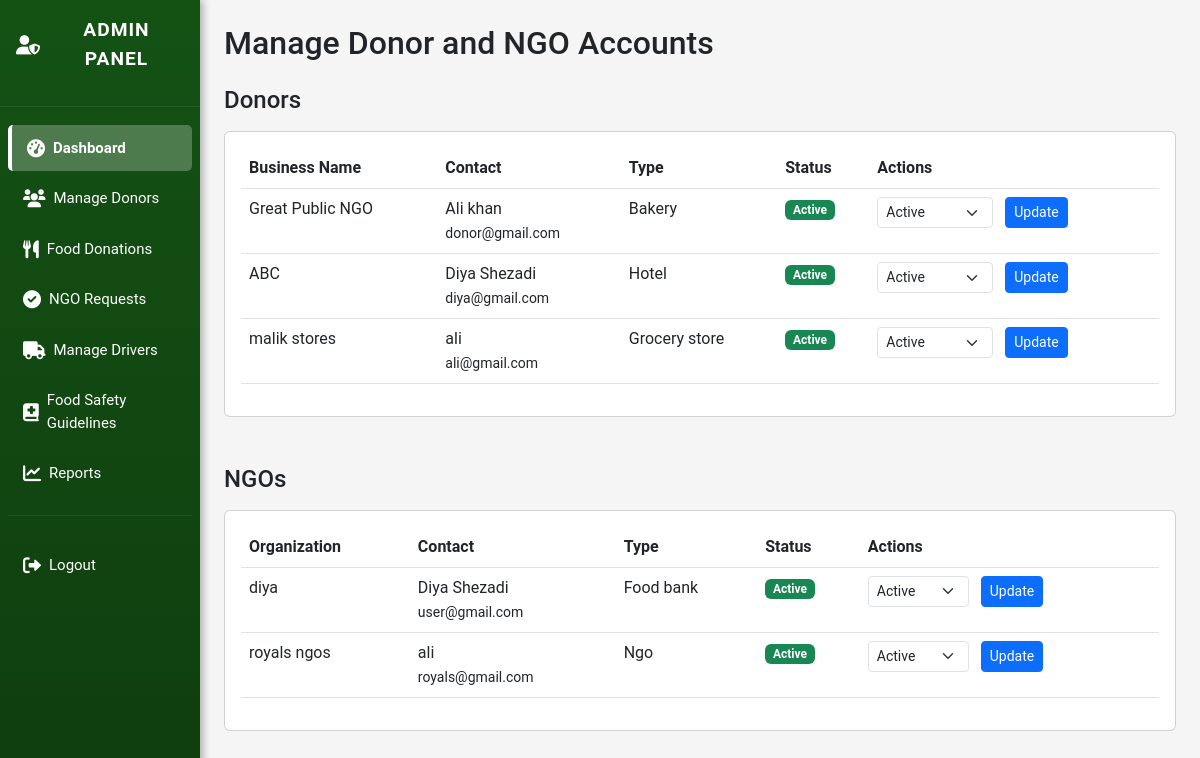
The page /admin_manage_accounts.php (signed in) on the database its author committed.
### tables this page shows
CREATE TABLE `donors` (
  `id` int(11) NOT NULL,
  `user_id` int(11) DEFAULT NULL,
  `business_name` varchar(255) NOT NULL,
  `contact_name` varchar(255) NOT NULL,
  `email` varchar(255) NOT NULL,
  `phone` varchar(20) NOT NULL,
  `business_type` enum('restaurant','grocery_store','bakery','catering','hotel','cafe','individual','other') NOT NULL,
  `address` text NOT NULL,
  `description` text DEFAULT NULL,
  `password` varchar(255) NOT NULL,
  `business_license` varchar(255) DEFAULT NULL,
  `operating_hours` longtext DEFAULT NULL CHECK (json_valid(`operating_hours`)),
  `status` enum('active','inactive','suspended') DEFAULT 'active',
  `email_verified` tinyint(1) DEFAULT 0,
  `created_at` timestamp NOT NULL DEFAULT current_timestamp(),
  `updated_at` timestamp NOT NULL DEFAULT current_timestamp() ON UPDATE current_timestamp(),
  `latitude` decimal(10,8) DEFAULT NULL,
  `longitude` decimal(11,8) DEFAULT NULL
);

CREATE TABLE `ngos` (
  `id` int(11) NOT NULL,
  `user_id` int(11) DEFAULT NULL,
  `organization_name` varchar(255) NOT NULL,
  `registration_number` varchar(100) NOT NULL,
  `contact_name` varchar(255) NOT NULL,
  `email` varchar(255) NOT NULL,
  `phone` varchar(20) NOT NULL,
  `organization_type` enum('ngo','food_bank','charity','community_center','religious','government','other') NOT NULL,
  `website` varchar(500) DEFAULT NULL,
  `address` text NOT NULL,
  `mission` text NOT NULL,
  `password` varchar(255) NOT NULL,
  `verification_documents` longtext DEFAULT NULL CHECK (json_valid(`verification_documents`)),
  `service_areas` longtext DEFAULT NULL CHECK (json_valid(`service_areas`)),
  `capacity_info` text DEFAULT NULL,
  `status` enum('pending','active','rejected','suspended') DEFAULT 'pending',
  `approved_by` int(11) DEFAULT NULL,
  `approved_at` timestamp NULL DEFAULT NULL,
  `rejection_reason` text DEFAULT NULL,
  `email_verified` tinyint(1) DEFAULT 0,
  `created_at` timestamp NOT NULL DEFAULT current_timestamp(),
  `updated_at` timestamp NOT NULL DEFAULT current_timestamp() ON UPDATE current_timestamp()
);

### admin_manage_accounts.php (the view, shortened to what this page needs)
<?php
include 'config.php';
$donors_result = $conn->query("SELECT * FROM donors ORDER BY created_at DESC");
$donors = $donors_result->fetch_all(MYSQLI_ASSOC);
$ngos_result = $conn->query("SELECT * FROM ngos ORDER BY created_at DESC");
$ngos = $ngos_result->fetch_all(MYSQLI_ASSOC);
?>
<!DOCTYPE html>
<html lang="en">
<head>
<link href="https://cdn.jsdelivr.net/npm/bootstrap@5.3.0/dist/css/bootstrap.min.css" rel="stylesheet">
<link href="https://cdnjs.cloudflare.com/ajax/libs/font-awesome/6.0.0/css/all.min.css" rel="stylesheet">
</head>
<body>
<div class="container-fluid">
<div class="row">
    <div class="col-md-2 p-0">
        <?php include 'admin_sidebar.php'; ?>
    </div>
    <div class="col-md-10 p-4">
        <h2 class="mb-4">Manage Donor and NGO Accounts</h2>
        <section class="mb-5">
            <h4 class="mb-3">Donors</h4>
            <div class="card">
                <div class="card-body table-responsive">
                    <table class="table table-hover">
                        <thead>
                            <tr>
                                <th>Business Name</th>
                                <th>Contact</th>
                                <th>Type</th>
                                <th>Status</th>
                                <th>Actions</th>
                            </tr>
                        </thead>
                        <tbody>
                            <?php foreach ($donors as $donor): ?>
                            <tr>
                                <td><?php echo htmlspecialchars($donor['business_name']); ?></td>
                                <td><?php echo htmlspecialchars($donor['contact_name']); ?><br><small><?php echo htmlspecialchars($donor['email']); ?></small></td>
                                <td><?php echo ucfirst(str_replace('_',' ',$donor['business_type'])); ?></td>
                                <td><span class="badge bg-<?php echo $donor['status']=='active'?'success':'warning'; ?>"><?php echo ucfirst($donor['status']); ?></span></td>
                                <td>
                                    <form method="POST" class="d-inline">
                                        <select name="status" class="form-select form-select-sm d-inline w-auto me-2">
                                            <option value="active" <?php echo $donor['status']=='active'?'selected':''; ?>>Active</option>
                                        </select>
                                        <button type="submit" name="update_donor_status" class="btn btn-sm btn-primary">Update</button>
                                    </form>
                                </td>
                            </tr>
                            <?php endforeach; ?>
                        </tbody>
                    </table>
                </div>
            </div>
        </section>
        <section class="mb-5">
            <h4 class="mb-3">NGOs</h4>
            <div class="card">
                <div class="card-body table-responsive">
                    <table class="table table-hover">
                        <thead>
                            <tr>
                                <th>Organization</th>
                                <th>Contact</th>
                                <th>Type</th>
                                <th>Status</th>
                                <th>Actions</th>
                            </tr>
                        </thead>
                        <tbody>
                            <?php foreach ($ngos as $ngo): ?>
                            <tr>
                                <td><?php echo htmlspecialchars($ngo['organization_name']); ?></td>
                                <td><?php echo htmlspecialchars($ngo['contact_name']); ?><br><small><?php echo htmlspecialchars($ngo['email']); ?></small></td>
                                <td><?php echo ucfirst(str_replace('_',' ',$ngo['organization_type'])); ?></td>
                                <td><span class="badge bg-<?php echo $ngo['status']=='active'?'success':($ngo['status']=='pending'?'warning':'danger'); ?>"><?php echo ucfirst($ngo['status']); ?></span></td>
                                <td>
                                    <form method="POST" class="d-inline">
                                        <select name="status" class="form-select form-select-sm d-inline w-auto me-2">
                                            <option value="active" <?php echo $ngo['status']=='active'?'selected':''; ?>>Active</option>
                                        </select>
                                        <button type="submit" name="update_ngo_status" class="btn btn-sm btn-primary">Update</button>
                                    </form>
                                </td>
                            </tr>
                            <?php endforeach; ?>
                        </tbody>
                    </table>
                </div>
            </div>
        </section>
    </div>
</div>
</div>
</body>
</html>

### admin_manage_accounts.php (style rules this page uses)
:root { --primary-color: #001BB7; --secondary-color: #0046FF; --light-bg: #f5f5f5; }
body { background: var(--light-bg); font-family: 'Roboto', sans-serif; }

### rows shown on the page
donors: business_name "Great Public NGO", contact_name "Ali khan", email "donor@gmail.com", business_type "Bakery", status "Active"
donors: business_name "ABC", contact_name "Diya Shezadi", email "diya@gmail.com", business_type "Hotel", status "Active"
donors: business_name "malik stores", contact_name "ali", email "ali@gmail.com", business_type "Grocery store", status "Active"
ngos: organization_name "diya", contact_name "Diya Shezadi", email "user@gmail.com", organization_type "Food bank", status "Active"
ngos: organization_name "royals ngos", contact_name "ali", email "royals@gmail.com", organization_type "Ngo", status "Active"
